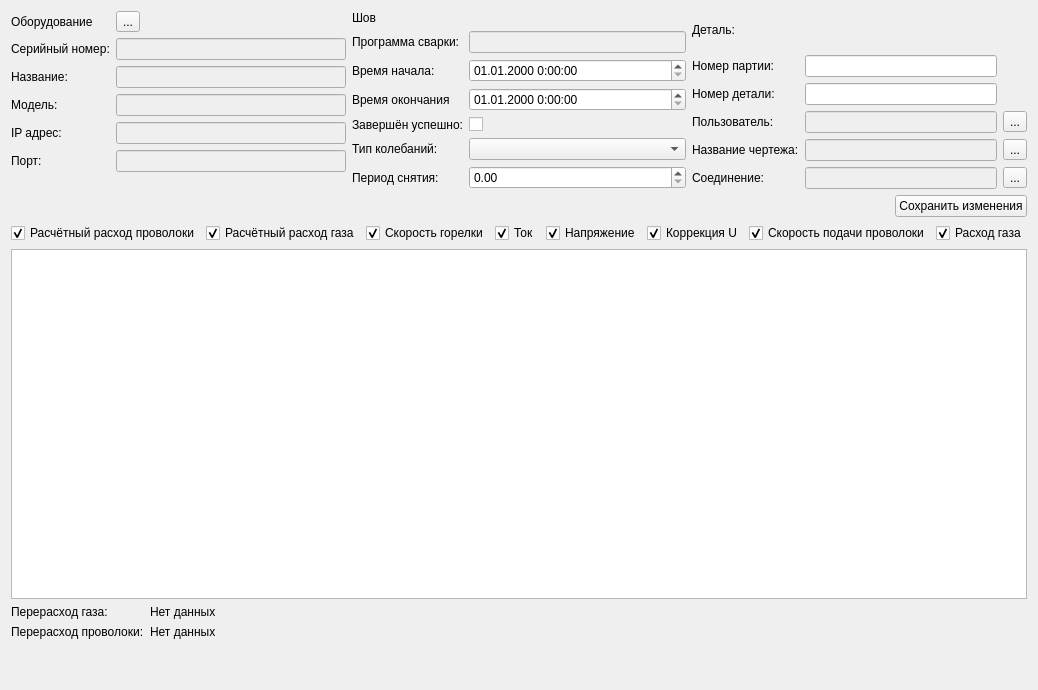
      <widget class="QWidget" name="protocol">
       <property name="sizePolicy">
        <sizepolicy hsizetype="Preferred" vsizetype="Preferred">
         <horstretch>0</horstretch>
         <verstretch>0</verstretch>
        </sizepolicy>
       </property>
       <layout class="QVBoxLayout" name="verticalLayout_2">
        <item>
         <layout class="QHBoxLayout" name="horizontalLayout_3">
          <property name="sizeConstraint">
           <enum>QLayout::SetMinimumSize</enum>
          </property>
          <property name="rightMargin">
           <number>0</number>
          </property>
          <property name="bottomMargin">
           <number>0</number>
          </property>
          <item>
           <layout class="QFormLayout" name="formLayout_4">
            <property name="sizeConstraint">
             <enum>QLayout::SetMinimumSize</enum>
            </property>
            <item row="0" column="0">
             <widget class="QLabel" name="label_36">
              <property name="text">
               <string>Оборудование</string>
              </property>
             </widget>
            </item>
            <item row="1" column="0">
             <widget class="QLabel" name="label_25">
              <property name="text">
               <string>Серийный номер:</string>
              </property>
             </widget>
            </item>
            <item row="2" column="0">
             <widget class="QLabel" name="label_23">
              <property name="text">
               <string>Название:</string>
              </property>
             </widget>
            </item>
            <item row="3" column="0">
             <widget class="QLabel" name="label_29">
              <property name="text">
               <string>Модель:</string>
              </property>
             </widget>
            </item>
            <item row="4" column="0">
             <widget class="QLabel" name="label_27">
              <property name="text">
               <string>IP адрес:</string>
              </property>
             </widget>
            </item>
            <item row="1" column="1">
             <widget class="QLineEdit" name="serialNumber">
              <property name="enabled">
               <bool>false</bool>
              </property>
             </widget>
            </item>
            <item row="2" column="1">
             <widget class="QLineEdit" name="eqvName">
              <property name="enabled">
               <bool>false</bool>
              </property>
             </widget>
            </item>
            <item row="3" column="1">
             <widget class="QLineEdit" name="eqvModel">
              <property name="enabled">
               <bool>false</bool>
              </property>
             </widget>
            </item>
            <item row="4" column="1">
             <widget class="QLineEdit" name="eqvIPadress">
              <property name="enabled">
               <bool>false</bool>
              </property>
             </widget>
            </item>
            <item row="5" column="0">
             <widget class="QLabel" name="label_56">
              <property name="text">
               <string>Порт:</string>
              </property>
             </widget>
            </item>
            <item row="5" column="1">
             <widget class="QLineEdit" name="eqvPort">
              <property name="enabled">
               <bool>false</bool>
              </property>
             </widget>
            </item>
            <item row="0" column="1">
             <widget class="QToolButton" name="chooseEqvipment">
              <property name="text">
               <string>...</string>
              </property>
             </widget>
            </item>
           </layout>
          </item>
          <item>
           <layout class="QGridLayout" name="gridLayout_7">
            <property name="sizeConstraint">
             <enum>QLayout::SetMinimumSize</enum>
            </property>
            <item row="1" column="0">
             <widget class="QLabel" name="label_13">
              <property name="text">
               <string>Программа сварки:</string>
              </property>
             </widget>
            </item>
            <item row="0" column="0">
             <widget class="QLabel" name="label_12">
              <property name="text">
               <string>Шов</string>
              </property>
             </widget>
            </item>
            <item row="3" column="0">
             <widget class="QLabel" name="label_21">
              <property name="text">
               <string>Время окончания</string>
              </property>
             </widget>
            </item>
            <item row="1" column="1">
             <widget class="QLineEdit" name="weldingProgram_2">
              <property name="enabled">
               <bool>false</bool>
              </property>
             </widget>
            </item>
            <item row="4" column="0">
             <widget class="QLabel" name="label_17">
              <property name="text">
               <string>Завершён успешно:</string>
              </property>
             </widget>
            </item>
            <item row="5" column="0">
             <widget class="QLabel" name="label_24">
              <property name="text">
               <string>Тип колебаний:</string>
              </property>
             </widget>
            </item>
            <item row="2" column="0">
             <widget class="QLabel" name="label_15">
              <property name="text">
               <string>Время начала:</string>
              </property>
             </widget>
            </item>
            <item row="6" column="0">
             <widget class="QLabel" name="label_57">
              <property name="text">
               <string>Период снятия:</string>
              </property>
             </widget>
            </item>
            <item row="4" column="1">
             <widget class="QCheckBox" name="endStatus">
              <property name="enabled">
               <bool>true</bool>
              </property>
              <property name="text">
               <string/>
              </property>
             </widget>
            </item>
            <item row="5" column="1">
             <widget class="QComboBox" name="oscType"/>
            </item>
            <item row="2" column="1">
             <widget class="QDateTimeEdit" name="startTime">
              <property name="displayFormat">
               <string>dd.MM.yyyy H:mm:ss</string>
              </property>
             </widget>
            </item>
            <item row="3" column="1">
             <widget class="QDateTimeEdit" name="endTime">
              <property name="wrapping">
               <bool>false</bool>
              </property>
              <property name="buttonSymbols">
               <enum>QAbstractSpinBox::UpDownArrows</enum>
              </property>
              <property name="showGroupSeparator" stdset="0">
               <bool>false</bool>
              </property>
              <property name="dateTime">
               <datetime>
                <hour>0</hour>
                <minute>0</minute>
                <second>0</second>
                <year>2000</year>
                <month>1</month>
                <day>1</day>
               </datetime>
              </property>
              <property name="displayFormat">
               <string>dd.MM.yyyy H:mm:ss</string>
              </property>
              <property name="calendarPopup">
               <bool>false</bool>
              </property>
             </widget>
            </item>
            <item row="6" column="1">
             <widget class="QDoubleSpinBox" name="seamPeriod"/>
            </item>
           </layout>
          </item>
          <item>
           <layout class="QGridLayout" name="gridLayout_6">
            <property name="sizeConstraint">
             <enum>QLayout::SetMinimumSize</enum>
            </property>
            <item row="2" column="1">
             <widget class="QLineEdit" name="detailNumber"/>
            </item>
            <item row="4" column="1">
             <widget class="QLineEdit" name="detailId">
              <property name="enabled">
               <bool>false</bool>
              </property>
             </widget>
            </item>
            <item row="5" column="0">
             <widget class="QLabel" name="label_30">
              <property name="text">
               <string>Соединение:</string>
              </property>
             </widget>
            </item>
            <item row="5" column="1">
             <widget class="QLineEdit" name="connId_2">
              <property name="enabled">
               <bool>false</bool>
              </property>
             </widget>
            </item>
            <item row="0" column="0">
             <widget class="QLabel" name="label_37">
              <property name="text">
               <string>Деталь:</string>
              </property>
             </widget>
            </item>
            <item row="1" column="0">
             <widget class="QLabel" name="label_35">
              <property name="text">
               <string>Номер партии:</string>
              </property>
             </widget>
            </item>
            <item row="2" column="0">
             <widget class="QLabel" name="label_34">
              <property name="text">
               <string>Номер детали:</string>
              </property>
             </widget>
            </item>
            <item row="1" column="1">
             <widget class="QLineEdit" name="batchNumber"/>
            </item>
            <item row="3" column="1">
             <widget class="QLineEdit" name="authorizedUser">
              <property name="enabled">
               <bool>false</bool>
              </property>
             </widget>
            </item>
            <item row="4" column="0">
             <widget class="QLabel" name="label_19">
              <property name="text">
               <string>Название чертежа:</string>
              </property>
             </widget>
            </item>
            <item row="3" column="0">
             <widget class="QLabel" name="label_59">
              <property name="text">
               <string>Пользователь:</string>
              </property>
             </widget>
            </item>
            <item row="3" column="2">
             <widget class="QToolButton" name="chooseUser">
              <property name="text">
               <string>...</string>
              </property>
             </widget>
            </item>
            <item row="4" column="2">
             <widget class="QToolButton" name="chooseBlueprint">
              <property name="text">
               <string>...</string>
              </property>
             </widget>
            </item>
            <item row="5" column="2">
             <widget class="QToolButton" name="chooseConn">
              <property name="text">
               <string>...</string>
              </property>
             </widget>
            </item>
           </layout>
          </item>
         </layout>
        </item>
        <item>
         <layout class="QHBoxLayout" name="horizontalLayout_14">
          <item>
           <spacer name="horizontalSpacer_12">
            <property name="orientation">
             <enum>Qt::Horizontal</enum>
            </property>
            <property name="sizeHint" stdset="0">
             <size>
              <width>40</width>
              <height>20</height>
             </size>
            </property>
           </spacer>
          </item>
          <item>
           <widget class="QPushButton" name="pushButton_6">
            <property name="text">
             <string>Сохранить изменения</string>
            </property>
           </widget>
          </item>
         </layout>
        </item>
        <item>
         <layout class="QHBoxLayout" name="horizontalLayout_8">
          <item>
           <widget class="QCheckBox" name="wireCCchb">
            <property name="text">
             <string>Расчётный расход проволоки</string>
            </property>
            <property name="checked">
             <bool>true</bool>
            </property>
           </widget>
          </item>
          <item>
           <widget class="QCheckBox" name="gasCCchb">
            <property name="text">
             <string>Расчётный расход газа</string>
            </property>
            <property name="checked">
             <bool>true</bool>
            </property>
           </widget>
          </item>
          <item>
           <widget class="QCheckBox" name="torchSpeedchb">
            <property name="text">
             <string>Скорость горелки</string>
            </property>
            <property name="checked">
             <bool>true</bool>
            </property>
           </widget>
          </item>
          <item>
           <widget class="QCheckBox" name="currentchb">
            <property name="text">
             <string>Ток</string>
            </property>
            <property name="checked">
             <bool>true</bool>
            </property>
           </widget>
          </item>
          <item>
           <widget class="QCheckBox" name="voltagechb">
            <property name="text">
             <string>Напряжение</string>
            </property>
            <property name="checked">
             <bool>true</bool>
            </property>
           </widget>
          </item>
          <item>
           <widget class="QCheckBox" name="voltageCorrectionchb">
            <property name="text">
             <string>Коррекция U</string>
            </property>
            <property name="checked">
             <bool>true</bool>
            </property>
           </widget>
          </item>
          <item>
           <widget class="QCheckBox" name="wireSpeedchb">
            <property name="text">
             <string>Скорость подачи проволоки</string>
            </property>
            <property name="checked">
             <bool>true</bool>
            </property>
           </widget>
          </item>
          <item>
           <widget class="QCheckBox" name="gasConsumptionchb">
            <property name="text">
             <string>Расход газа</string>
            </property>
            <property name="checked">
             <bool>true</bool>
            </property>
           </widget>
          </item>
         </layout>
        </item>
        <item>
         <widget class="QChartView" name="graph">
          <property name="minimumSize">
           <size>
            <width>0</width>
            <height>350</height>
           </size>
          </property>
         </widget>
        </item>
        <item>
         <layout class="QFormLayout" name="formLayout">
          <item row="0" column="0">
           <widget class="QLabel" name="label_22">
            <property name="text">
             <string>Перерасход газа:</string>
            </property>
           </widget>
          </item>
          <item row="0" column="1">
           <widget class="QLabel" name="gasDelta">
            <property name="text">
             <string>Нет данных</string>
            </property>
           </widget>
          </item>
          <item row="1" column="0">
           <widget class="QLabel" name="label_26">
            <property name="text">
             <string>Перерасход проволоки:</string>
            </property>
           </widget>
          </item>
          <item row="1" column="1">
           <widget class="QLabel" name="wireDelta">
            <property name="text">
             <string>Нет данных</string>
            </property>
           </widget>
          </item>
         </layout>
        </item>
        <item>
         <spacer name="verticalSpacer_8">
          <property name="orientation">
           <enum>Qt::Vertical</enum>
          </property>
          <property name="sizeHint" stdset="0">
           <size>
            <width>20</width>
            <height>40</height>
           </size>
          </property>
         </spacer>
        </item>
       </layout>
      </widget>
